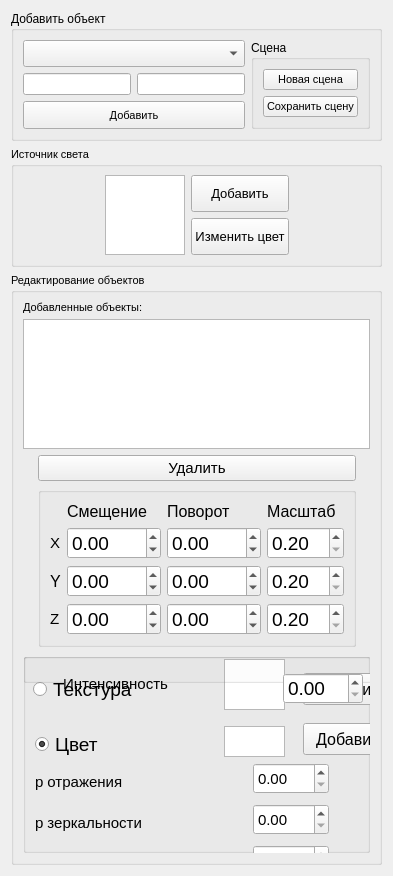
      <widget class="QWidget" name="tab_4">
       <attribute name="title">
        <string>Редактирование</string>
       </attribute>
       <layout class="QGridLayout" name="gridLayout_6">
        <item row="0" column="0">
         <layout class="QVBoxLayout" name="verticalLayout_2">
          <item>
           <widget class="QGroupBox" name="loadBox_2">
            <property name="maximumSize">
             <size>
              <width>16777215</width>
              <height>170</height>
             </size>
            </property>
            <property name="title">
             <string>Добавить объект</string>
            </property>
            <layout class="QGridLayout" name="gridLayout_4">
             <item row="1" column="1">
              <widget class="QLineEdit" name="GroupModel"/>
             </item>
             <item row="1" column="0">
              <widget class="QLineEdit" name="Namemodel"/>
             </item>
             <item row="0" column="0" colspan="2">
              <widget class="QComboBox" name="modelsList">
               <property name="minimumSize">
                <size>
                 <width>190</width>
                 <height>24</height>
                </size>
               </property>
               <property name="maximumSize">
                <size>
                 <width>16777215</width>
                 <height>40</height>
                </size>
               </property>
               <property name="font">
                <font>
                 <pointsize>12</pointsize>
                </font>
               </property>
              </widget>
             </item>
             <item row="2" column="0" rowspan="4" colspan="2">
              <widget class="QPushButton" name="push_backmodel">
               <property name="sizePolicy">
                <sizepolicy hsizetype="Preferred" vsizetype="Preferred">
                 <horstretch>0</horstretch>
                 <verstretch>0</verstretch>
                </sizepolicy>
               </property>
               <property name="maximumSize">
                <size>
                 <width>16777215</width>
                 <height>50</height>
                </size>
               </property>
               <property name="font">
                <font>
                 <pointsize>8</pointsize>
                </font>
               </property>
               <property name="text">
                <string>Добавить</string>
               </property>
              </widget>
             </item>
             <item row="0" column="2" rowspan="6">
              <widget class="QGroupBox" name="groupBox_5">
               <property name="title">
                <string>Сцена</string>
               </property>
               <layout class="QGridLayout" name="gridLayout_13">
                <item row="0" column="0">
                 <widget class="QPushButton" name="NewFile">
                  <property name="sizePolicy">
                   <sizepolicy hsizetype="Preferred" vsizetype="Preferred">
                    <horstretch>0</horstretch>
                    <verstretch>0</verstretch>
                   </sizepolicy>
                  </property>
                  <property name="maximumSize">
                   <size>
                    <width>16777215</width>
                    <height>50</height>
                   </size>
                  </property>
                  <property name="font">
                   <font>
                    <pointsize>8</pointsize>
                   </font>
                  </property>
                  <property name="text">
                   <string>Новая сцена</string>
                  </property>
                 </widget>
                </item>
                <item row="1" column="0">
                 <widget class="QPushButton" name="SaveFile">
                  <property name="sizePolicy">
                   <sizepolicy hsizetype="Preferred" vsizetype="Preferred">
                    <horstretch>0</horstretch>
                    <verstretch>0</verstretch>
                   </sizepolicy>
                  </property>
                  <property name="maximumSize">
                   <size>
                    <width>16777215</width>
                    <height>50</height>
                   </size>
                  </property>
                  <property name="font">
                   <font>
                    <pointsize>8</pointsize>
                   </font>
                  </property>
                  <property name="text">
                   <string>Сохранить сцену</string>
                  </property>
                 </widget>
                </item>
               </layout>
              </widget>
             </item>
            </layout>
           </widget>
          </item>
          <item>
           <layout class="QVBoxLayout" name="verticalLayout_3">
            <item>
             <widget class="QGroupBox" name="scaleBox_2">
              <property name="maximumSize">
               <size>
                <width>16777215</width>
                <height>120</height>
               </size>
              </property>
              <property name="font">
               <font>
                <pointsize>8</pointsize>
               </font>
              </property>
              <property name="title">
               <string>Источник света</string>
              </property>
              <layout class="QGridLayout" name="gridLayout_5">
               <item row="0" column="2">
                <widget class="QPushButton" name="push_backLight">
                 <property name="sizePolicy">
                  <sizepolicy hsizetype="Preferred" vsizetype="Preferred">
                   <horstretch>0</horstretch>
                   <verstretch>0</verstretch>
                  </sizepolicy>
                 </property>
                 <property name="maximumSize">
                  <size>
                   <width>16777215</width>
                   <height>50</height>
                  </size>
                 </property>
                 <property name="font">
                  <font>
                   <pointsize>10</pointsize>
                  </font>
                 </property>
                 <property name="text">
                  <string>Добавить</string>
                 </property>
                </widget>
               </item>
               <item row="1" column="3">
                <spacer name="horizontalSpacer_2">
                 <property name="orientation">
                  <enum>Qt::Horizontal</enum>
                 </property>
                 <property name="sizeHint" stdset="0">
                  <size>
                   <width>40</width>
                   <height>20</height>
                  </size>
                 </property>
                </spacer>
               </item>
               <item row="1" column="0">
                <spacer name="horizontalSpacer">
                 <property name="orientation">
                  <enum>Qt::Horizontal</enum>
                 </property>
                 <property name="sizeHint" stdset="0">
                  <size>
                   <width>40</width>
                   <height>20</height>
                  </size>
                 </property>
                </spacer>
               </item>
               <item row="0" column="1" rowspan="2">
                <widget class="QGraphicsView" name="LightColour">
                 <property name="maximumSize">
                  <size>
                   <width>80</width>
                   <height>80</height>
                  </size>
                 </property>
                </widget>
               </item>
               <item row="1" column="2">
                <widget class="QPushButton" name="ChangeLightColour">
                 <property name="sizePolicy">
                  <sizepolicy hsizetype="Preferred" vsizetype="Preferred">
                   <horstretch>0</horstretch>
                   <verstretch>0</verstretch>
                  </sizepolicy>
                 </property>
                 <property name="maximumSize">
                  <size>
                   <width>16777215</width>
                   <height>50</height>
                  </size>
                 </property>
                 <property name="font">
                  <font>
                   <pointsize>10</pointsize>
                  </font>
                 </property>
                 <property name="text">
                  <string>Изменить цвет</string>
                 </property>
                </widget>
               </item>
              </layout>
             </widget>
            </item>
            <item>
             <widget class="QGroupBox" name="moveBox_2">
              <property name="font">
               <font>
                <pointsize>8</pointsize>
                <strikeout>false</strikeout>
               </font>
              </property>
              <property name="title">
               <string>Редактирование объектов</string>
              </property>
              <layout class="QGridLayout" name="gridLayout_7">
               <item row="4" column="1">
                <widget class="QGroupBox" name="groupBox">
                 <property name="maximumSize">
                  <size>
                   <width>16777215</width>
                   <height>180</height>
                  </size>
                 </property>
                 <property name="title">
                  <string/>
                 </property>
                 <layout class="QGridLayout" name="gridLayout_10">
                  <item row="5" column="3">
                   <widget class="QDoubleSpinBox" name="rotate_z_spin">
                    <property name="font">
                     <font>
                      <pointsize>14</pointsize>
                     </font>
                    </property>
                    <property name="minimum">
                     <double>-360.000000000000000</double>
                    </property>
                    <property name="maximum">
                     <double>360.000000000000000</double>
                    </property>
                    <property name="singleStep">
                     <double>10.000000000000000</double>
                    </property>
                   </widget>
                  </item>
                  <item row="4" column="3">
                   <widget class="QDoubleSpinBox" name="rotate_y_spin">
                    <property name="font">
                     <font>
                      <pointsize>14</pointsize>
                     </font>
                    </property>
                    <property name="minimum">
                     <double>-360.000000000000000</double>
                    </property>
                    <property name="maximum">
                     <double>360.000000000000000</double>
                    </property>
                    <property name="singleStep">
                     <double>10.000000000000000</double>
                    </property>
                   </widget>
                  </item>
                  <item row="3" column="0">
                   <widget class="QLabel" name="x_label">
                    <property name="font">
                     <font>
                      <family>Ubuntu</family>
                      <pointsize>11</pointsize>
                     </font>
                    </property>
                    <property name="text">
                     <string>X</string>
                    </property>
                   </widget>
                  </item>
                  <item row="4" column="1" colspan="2">
                   <widget class="QDoubleSpinBox" name="offset_y_spin">
                    <property name="font">
                     <font>
                      <pointsize>14</pointsize>
                     </font>
                    </property>
                    <property name="minimum">
                     <double>-100.000000000000000</double>
                    </property>
                    <property name="maximum">
                     <double>100.000000000000000</double>
                    </property>
                    <property name="singleStep">
                     <double>0.250000000000000</double>
                    </property>
                   </widget>
                  </item>
                  <item row="5" column="0">
                   <widget class="QLabel" name="z_label">
                    <property name="font">
                     <font>
                      <family>Ubuntu</family>
                      <pointsize>11</pointsize>
                     </font>
                    </property>
                    <property name="text">
                     <string>Z</string>
                    </property>
                   </widget>
                  </item>
                  <item row="3" column="4">
                   <widget class="QDoubleSpinBox" name="scale_x_spin">
                    <property name="font">
                     <font>
                      <pointsize>14</pointsize>
                     </font>
                    </property>
                    <property name="minimum">
                     <double>0.200000000000000</double>
                    </property>
                    <property name="maximum">
                     <double>10.000000000000000</double>
                    </property>
                    <property name="singleStep">
                     <double>0.100000000000000</double>
                    </property>
                   </widget>
                  </item>
                  <item row="4" column="0">
                   <widget class="QLabel" name="y_label">
                    <property name="font">
                     <font>
                      <family>Ubuntu</family>
                      <pointsize>12</pointsize>
                     </font>
                    </property>
                    <property name="text">
                     <string>Y</string>
                    </property>
                   </widget>
                  </item>
                  <item row="1" column="4">
                   <widget class="QLabel" name="scale_label">
                    <property name="font">
                     <font>
                      <family>Ubuntu</family>
                      <pointsize>12</pointsize>
                     </font>
                    </property>
                    <property name="text">
                     <string>Масштаб</string>
                    </property>
                   </widget>
                  </item>
                  <item row="3" column="1" colspan="2">
                   <widget class="QDoubleSpinBox" name="offset_x_spin">
                    <property name="font">
                     <font>
                      <pointsize>14</pointsize>
                     </font>
                    </property>
                    <property name="minimum">
                     <double>-100.000000000000000</double>
                    </property>
                    <property name="maximum">
                     <double>100.000000000000000</double>
                    </property>
                    <property name="singleStep">
                     <double>0.250000000000000</double>
                    </property>
                   </widget>
                  </item>
                  <item row="5" column="1" colspan="2">
                   <widget class="QDoubleSpinBox" name="offset_z_spin">
                    <property name="font">
                     <font>
                      <pointsize>14</pointsize>
                     </font>
                    </property>
                    <property name="minimum">
                     <double>-100.000000000000000</double>
                    </property>
                    <property name="maximum">
                     <double>100.000000000000000</double>
                    </property>
                    <property name="singleStep">
                     <double>0.250000000000000</double>
                    </property>
                   </widget>
                  </item>
                  <item row="1" column="3">
                   <widget class="QLabel" name="rotate_label">
                    <property name="font">
                     <font>
                      <family>Ubuntu</family>
                      <pointsize>12</pointsize>
                     </font>
                    </property>
                    <property name="text">
                     <string>Поворот</string>
                    </property>
                   </widget>
                  </item>
                  <item row="5" column="4">
                   <widget class="QDoubleSpinBox" name="scale_z_spin">
                    <property name="font">
                     <font>
                      <pointsize>14</pointsize>
                     </font>
                    </property>
                    <property name="minimum">
                     <double>0.200000000000000</double>
                    </property>
                    <property name="maximum">
                     <double>10.000000000000000</double>
                    </property>
                    <property name="singleStep">
                     <double>0.100000000000000</double>
                    </property>
                   </widget>
                  </item>
                  <item row="1" column="1">
                   <widget class="QLabel" name="offset_label">
                    <property name="font">
                     <font>
                      <family>Ubuntu</family>
                      <pointsize>12</pointsize>
                     </font>
                    </property>
                    <property name="text">
                     <string>Смещение</string>
                    </property>
                   </widget>
                  </item>
                  <item row="4" column="4">
                   <widget class="QDoubleSpinBox" name="scale_y_spin">
                    <property name="font">
                     <font>
                      <pointsize>14</pointsize>
                     </font>
                    </property>
                    <property name="minimum">
                     <double>0.200000000000000</double>
                    </property>
                    <property name="maximum">
                     <double>10.000000000000000</double>
                    </property>
                    <property name="singleStep">
                     <double>0.100000000000000</double>
                    </property>
                   </widget>
                  </item>
                  <item row="3" column="3">
                   <widget class="QDoubleSpinBox" name="rotate_x_spin">
                    <property name="font">
                     <font>
                      <pointsize>14</pointsize>
                     </font>
                    </property>
                    <property name="minimum">
                     <double>-360.000000000000000</double>
                    </property>
                    <property name="maximum">
                     <double>360.000000000000000</double>
                    </property>
                    <property name="singleStep">
                     <double>10.000000000000000</double>
                    </property>
                   </widget>
                  </item>
                 </layout>
                </widget>
               </item>
               <item row="1" column="0" colspan="3">
                <widget class="QListView" name="scene_list">
                 <property name="maximumSize">
                  <size>
                   <width>16777215</width>
                   <height>130</height>
                  </size>
                 </property>
                 <property name="font">
                  <font>
                   <pointsize>14</pointsize>
                  </font>
                 </property>
                </widget>
               </item>
               <item row="3" column="1">
                <widget class="QPushButton" name="delete_object_button">
                 <property name="font">
                  <font>
                   <family>Ubuntu</family>
                   <pointsize>11</pointsize>
                   <strikeout>false</strikeout>
                  </font>
                 </property>
                 <property name="text">
                  <string>Удалить</string>
                 </property>
                </widget>
               </item>
               <item row="0" column="0" colspan="3">
                <widget class="QLabel" name="objects_in_scene_label">
                 <property name="maximumSize">
                  <size>
                   <width>16777215</width>
                   <height>12</height>
                  </size>
                 </property>
                 <property name="font">
                  <font>
                   <family>Ubuntu</family>
                   <pointsize>8</pointsize>
                   <strikeout>false</strikeout>
                  </font>
                 </property>
                 <property name="text">
                  <string>Добавленные объекты:</string>
                 </property>
                </widget>
               </item>
               <item row="5" column="0" colspan="3">
                <widget class="QGroupBox" name="groupBox_2">
                 <property name="minimumSize">
                  <size>
                   <width>0</width>
                   <height>200</height>
                  </size>
                 </property>
                 <property name="title">
                  <string/>
                 </property>
                 <widget class="QRadioButton" name="color_flag">
                  <property name="geometry">
                   <rect>
                    <x>12</x>
                    <y>75</y>
                    <width>80</width>
                    <height>32</height>
                   </rect>
                  </property>
                  <property name="font">
                   <font>
                    <family>Ubuntu</family>
                    <pointsize>14</pointsize>
                   </font>
                  </property>
                  <property name="text">
                   <string>Цвет</string>
                  </property>
                  <property name="checked">
                   <bool>true</bool>
                  </property>
                 </widget>
                 <widget class="QLabel" name="reflection_label">
                  <property name="geometry">
                   <rect>
                    <x>12</x>
                    <y>116</y>
                    <width>132</width>
                    <height>27</height>
                   </rect>
                  </property>
                  <property name="font">
                   <font>
                    <family>Ubuntu</family>
                    <pointsize>11</pointsize>
                    <strikeout>false</strikeout>
                   </font>
                  </property>
                  <property name="text">
                   <string>&lt;html&gt;&lt;head/&gt;&lt;body&gt;&lt;p&gt;p отражения&lt;/p&gt;&lt;/body&gt;&lt;/html&gt;</string>
                  </property>
                 </widget>
                 <widget class="QGraphicsView" name="texture_img">
                  <property name="geometry">
                   <rect>
                    <x>201</x>
                    <y>6</y>
                    <width>61</width>
                    <height>51</height>
                   </rect>
                  </property>
                  <property name="maximumSize">
                   <size>
                    <width>80</width>
                    <height>80</height>
                   </size>
                  </property>
                  <property name="font">
                   <font>
                    <family>Ubuntu</family>
                    <pointsize>14</pointsize>
                   </font>
                  </property>
                 </widget>
                 <widget class="QLabel" name="transparency_label">
                  <property name="geometry">
                   <rect>
                    <x>12</x>
                    <y>198</y>
                    <width>159</width>
                    <height>27</height>
                   </rect>
                  </property>
                  <property name="font">
                   <font>
                    <family>Ubuntu</family>
                    <pointsize>11</pointsize>
                    <strikeout>false</strikeout>
                   </font>
                  </property>
                  <property name="text">
                   <string>&lt;html&gt;&lt;head/&gt;&lt;body&gt;&lt;p&gt;n преломления&lt;/p&gt;&lt;/body&gt;&lt;/html&gt;</string>
                  </property>
                 </widget>
                 <widget class="QGraphicsView" name="color_preview">
                  <property name="geometry">
                   <rect>
                    <x>201</x>
                    <y>73</y>
                    <width>61</width>
                    <height>31</height>
                   </rect>
                  </property>
                  <property name="maximumSize">
                   <size>
                    <width>80</width>
                    <height>80</height>
                   </size>
                  </property>
                  <property name="autoFillBackground">
                   <bool>false</bool>
                  </property>
                 </widget>
                 <widget class="QLabel" name="glitter_label">
                  <property name="geometry">
                   <rect>
                    <x>12</x>
                    <y>157</y>
                    <width>164</width>
                    <height>26</height>
                   </rect>
                  </property>
                  <property name="font">
                   <font>
                    <family>Ubuntu</family>
                    <pointsize>11</pointsize>
                    <strikeout>false</strikeout>
                   </font>
                  </property>
                  <property name="text">
                   <string>p зеркальности</string>
                  </property>
                 </widget>
                 <widget class="QDoubleSpinBox" name="reflection_spin">
                  <property name="geometry">
                   <rect>
                    <x>230</x>
                    <y>110</y>
                    <width>76</width>
                    <height>31</height>
                   </rect>
                  </property>
                  <property name="font">
                   <font>
                    <family>Ubuntu</family>
                    <pointsize>11</pointsize>
                    <strikeout>false</strikeout>
                   </font>
                  </property>
                  <property name="maximum">
                   <double>1.000000000000000</double>
                  </property>
                  <property name="singleStep">
                   <double>0.050000000000000</double>
                  </property>
                 </widget>
                 <widget class="QDoubleSpinBox" name="glitter_spin">
                  <property name="geometry">
                   <rect>
                    <x>230</x>
                    <y>151</y>
                    <width>76</width>
                    <height>31</height>
                   </rect>
                  </property>
                  <property name="font">
                   <font>
                    <family>Ubuntu</family>
                    <pointsize>11</pointsize>
                    <strikeout>false</strikeout>
                   </font>
                  </property>
                  <property name="maximum">
                   <double>1.000000000000000</double>
                  </property>
                  <property name="singleStep">
                   <double>0.050000000000000</double>
                  </property>
                 </widget>
                 <widget class="QDoubleSpinBox" name="transparency_spin">
                  <property name="geometry">
                   <rect>
                    <x>230</x>
                    <y>192</y>
                    <width>76</width>
                    <height>31</height>
                   </rect>
                  </property>
                  <property name="font">
                   <font>
                    <family>Ubuntu</family>
                    <pointsize>11</pointsize>
                    <strikeout>false</strikeout>
                   </font>
                  </property>
                  <property name="maximum">
                   <double>1.000000000000000</double>
                  </property>
                  <property name="singleStep">
                   <double>0.050000000000000</double>
                  </property>
                 </widget>
                 <widget class="QRadioButton" name="texture_flag">
                  <property name="geometry">
                   <rect>
                    <x>10</x>
                    <y>20</y>
                    <width>124</width>
                    <height>32</height>
                   </rect>
                  </property>
                  <property name="font">
                   <font>
                    <family>Ubuntu</family>
                    <pointsize>14</pointsize>
                   </font>
                  </property>
                  <property name="text">
                   <string>Текстура</string>
                  </property>
                 </widget>
                 <widget class="QPushButton" name="color_push_back_button">
                  <property name="geometry">
                   <rect>
                    <x>280</x>
                    <y>70</y>
                    <width>97</width>
                    <height>32</height>
                   </rect>
                  </property>
                  <property name="font">
                   <font>
                    <family>Ubuntu</family>
                    <pointsize>12</pointsize>
                   </font>
                  </property>
                  <property name="text">
                   <string>Добавить</string>
                  </property>
                 </widget>
                 <widget class="QPushButton" name="push_back_texture_button">
                  <property name="geometry">
                   <rect>
                    <x>280</x>
                    <y>20</y>
                    <width>97</width>
                    <height>32</height>
                   </rect>
                  </property>
                  <property name="font">
                   <font>
                    <family>Ubuntu</family>
                    <pointsize>12</pointsize>
                   </font>
                  </property>
                  <property name="text">
                   <string>Добавить</string>
                  </property>
                 </widget>
                 <widget class="QGroupBox" name="groupBox_4">
                  <property name="geometry">
                   <rect>
                    <x>0</x>
                    <y>0</y>
                    <width>381</width>
                    <height>30</height>
                   </rect>
                  </property>
                  <property name="maximumSize">
                   <size>
                    <width>16777215</width>
                    <height>30</height>
                   </size>
                  </property>
                  <property name="title">
                   <string/>
                  </property>
                 </widget>
                 <widget class="QLabel" name="intensity_label">
                  <property name="geometry">
                   <rect>
                    <x>40</x>
                    <y>20</y>
                    <width>164</width>
                    <height>22</height>
                   </rect>
                  </property>
                  <property name="font">
                   <font>
                    <family>Ubuntu</family>
                    <pointsize>11</pointsize>
                    <strikeout>false</strikeout>
                   </font>
                  </property>
                  <property name="text">
                   <string>Интенсивность</string>
                  </property>
                 </widget>
                 <widget class="QDoubleSpinBox" name="intensity_spin">
                  <property name="geometry">
                   <rect>
                    <x>260</x>
                    <y>20</y>
                    <width>80</width>
                    <height>31</height>
                   </rect>
                  </property>
                  <property name="font">
                   <font>
                    <family>Ubuntu</family>
                    <pointsize>14</pointsize>
                   </font>
                  </property>
                  <property name="minimum">
                   <double>0.000000000000000</double>
                  </property>
                  <property name="maximum">
                   <double>1.000000000000000</double>
                  </property>
                  <property name="singleStep">
                   <double>0.100000000000000</double>
                  </property>
                 </widget>
                </widget>
               </item>
              </layout>
             </widget>
            </item>
           </layout>
          </item>
         </layout>
        </item>
       </layout>
      </widget>
